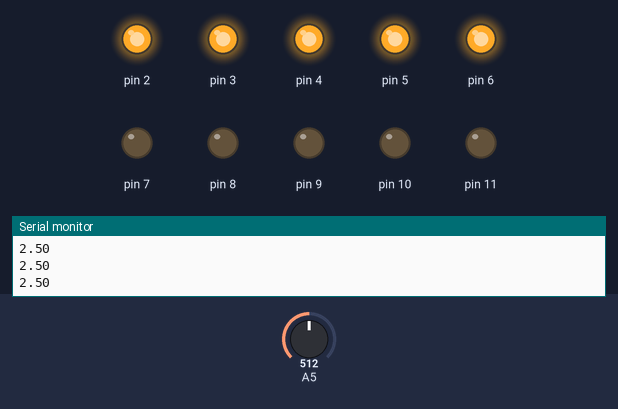
The sketch below on a simulated Arduino Uno, built with avr-gcc and run on an emulated ATmega328P. Shown: output pins drawn as LEDs (lit = HIGH), the last lines printed to the serial monitor. The inputs (shaded band) are chosen by the test bench; at power-on: A5 = 512.

Above: at 1.2 s.
1.3 s: A5 set to 602
2.8 s: A5 set to 630
At 4.0 s:
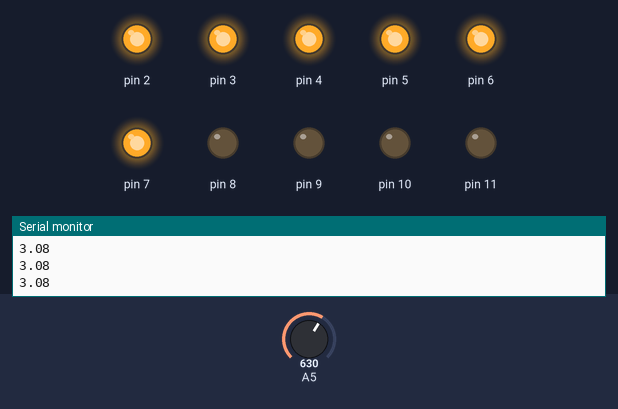
4.3 s: A5 set to 701
5.8 s: A5 set to 730
At 6.5 s:
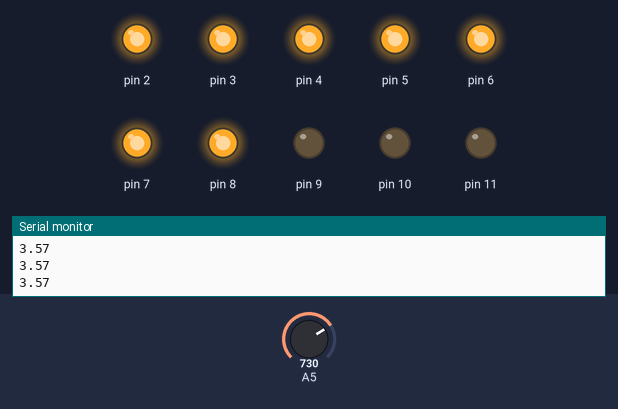
7.3 s: A5 set to 900
At 7.6 s:
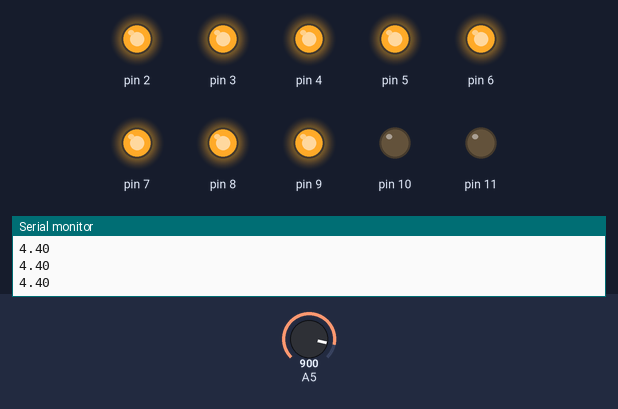
8.8 s: A5 set to 837
10.3 s: A5 set to 805
At 11.1 s:
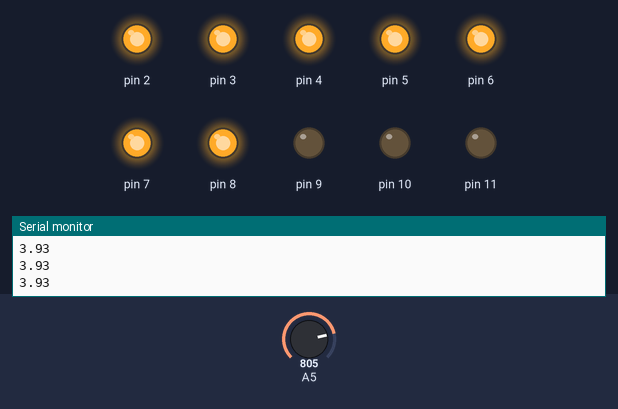
Timing chart, 0 to 12.8 s (numbered marks = the images above; inputs shaded):
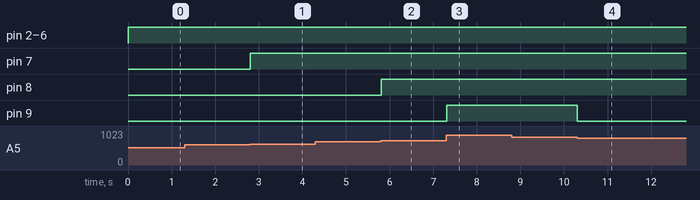

The sketch:

potenciometro.ino
```cpp
void setup() {
  Serial.begin(9600);
  for(int a = 2; a <= 11; a++) {
    pinMode(a, OUTPUT);
  }
}

void loop() {
  float valor = analogRead(5);
  float voltaje = ((valor * 5) / 1023);
  Serial.println(voltaje);

  for(int a = 2; a <= 10; a++) {
    if(voltaje >= 0.5) {
      digitalWrite(2, HIGH);
    } else {
      digitalWrite(2, LOW);
    }
    if(voltaje >= 1.0) {
      digitalWrite(3, HIGH);
    } else {
      digitalWrite(3, LOW);
    }
    if(voltaje >= 1.5) {
      digitalWrite(4, HIGH);
    } else {
      digitalWrite(4, LOW);
    }
    if(voltaje >= 2.0) {
      digitalWrite(5, HIGH);
    } else {
      digitalWrite(5, LOW);
    }
    if(voltaje >= 2.5) {
      digitalWrite(6, HIGH);
    } else {
      digitalWrite(6, LOW);
    }
    if(voltaje >= 3.0) {
      digitalWrite(7, HIGH);
    } else {
      digitalWrite(7, LOW);
    }
    if(voltaje >= 3.5) {
      digitalWrite(8, HIGH);
    } else {
      digitalWrite(8, LOW);
    }
    if(voltaje >= 4.0) {
      digitalWrite(9, HIGH);
    } else {
      digitalWrite(9, LOW);
    }
    if(voltaje >= 4.5) {
      digitalWrite(10, HIGH);
    } else {
      digitalWrite(10, LOW);
    }
    if(voltaje >= 5.0) {
      digitalWrite(11, HIGH);
    } else {
      digitalWrite(11, LOW);
    }
  }
}
```

Measured:
- the behaviour switches between 613 and 614 on A5 (found by bisection; images 0 and 1)
- the behaviour switches between 716 and 717 on A5 (found by bisection; images 1 and 2)
- the behaviour switches between 819 and 818 on A5 (found by bisection; images 3 and 4)
- after the input at 2.8 s, pin 7: LOW → HIGH at once
- after the input at 5.8 s, pin 8: LOW → HIGH at once
- after the input at 7.3 s, pin 9: LOW → HIGH at once
- after the input at 10.3 s, pin 9: HIGH → LOW at once
